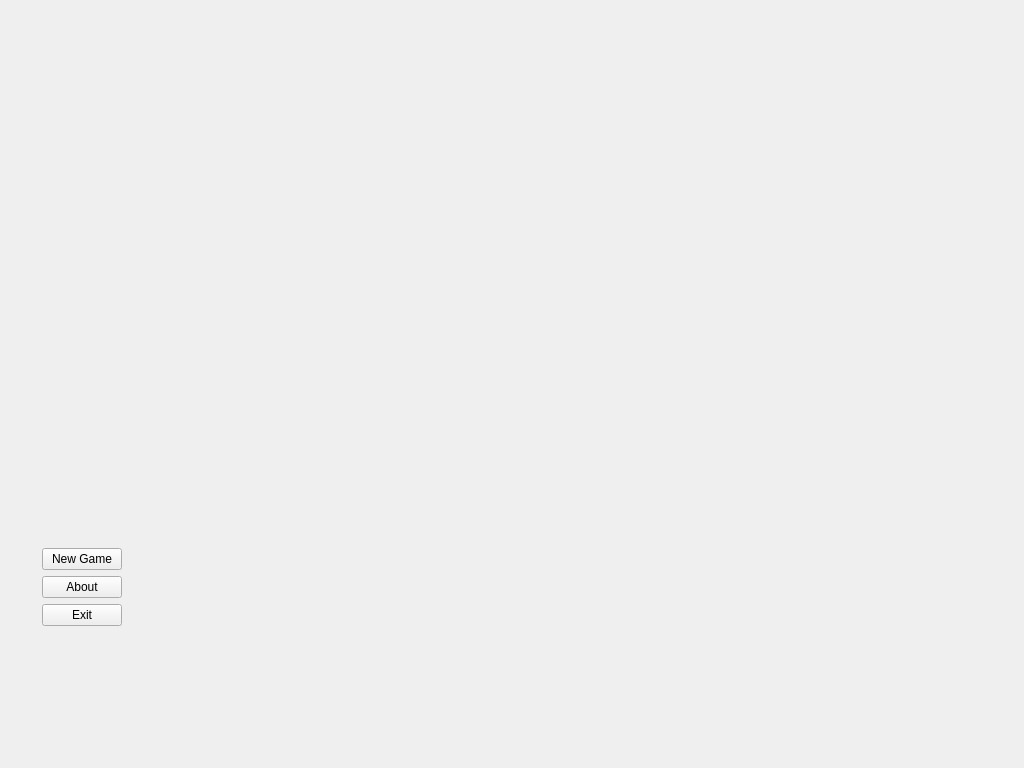
<?xml version="1.0" encoding="UTF-8"?>
<ui version="4.0">
 <class>MainWindow</class>
 <widget class="QMainWindow" name="MainWindow">
  <property name="geometry">
   <rect>
    <x>0</x>
    <y>0</y>
    <width>1024</width>
    <height>768</height>
   </rect>
  </property>
  <property name="sizePolicy">
   <sizepolicy hsizetype="Ignored" vsizetype="Ignored">
    <horstretch>0</horstretch>
    <verstretch>0</verstretch>
   </sizepolicy>
  </property>
  <property name="windowTitle">
   <string>MainWindow</string>
  </property>
  <widget class="QWidget" name="centralWidget">
   <property name="styleSheet">
    <string notr="true"/>
   </property>
   <layout class="QVBoxLayout" name="verticalLayout">
    <item>
     <widget class="QStackedWidget" name="stackedWidget">
      <property name="currentIndex">
       <number>0</number>
      </property>
      <widget class="QWidget" name="stackedWidgetPage1">
       <layout class="QGridLayout" name="gridLayout">
        <item row="2" column="0">
         <spacer name="horizontalSpacer_2">
          <property name="orientation">
           <enum>Qt::Horizontal</enum>
          </property>
          <property name="sizeHint" stdset="0">
           <size>
            <width>40</width>
            <height>20</height>
           </size>
          </property>
         </spacer>
        </item>
        <item row="2" column="1">
         <widget class="QPushButton" name="pushButton_2">
          <property name="text">
           <string>About</string>
          </property>
         </widget>
        </item>
        <item row="2" column="2">
         <spacer name="horizontalSpacer">
          <property name="orientation">
           <enum>Qt::Horizontal</enum>
          </property>
          <property name="sizeHint" stdset="0">
           <size>
            <width>900</width>
            <height>20</height>
           </size>
          </property>
         </spacer>
        </item>
        <item row="0" column="1">
         <spacer name="verticalSpacer">
          <property name="orientation">
           <enum>Qt::Vertical</enum>
          </property>
          <property name="sizeHint" stdset="0">
           <size>
            <width>20</width>
            <height>40</height>
           </size>
          </property>
         </spacer>
        </item>
        <item row="1" column="1">
         <widget class="QPushButton" name="pushButton">
          <property name="sizePolicy">
           <sizepolicy hsizetype="Expanding" vsizetype="Fixed">
            <horstretch>0</horstretch>
            <verstretch>0</verstretch>
           </sizepolicy>
          </property>
          <property name="text">
           <string>New Game</string>
          </property>
         </widget>
        </item>
        <item row="3" column="1">
         <widget class="QPushButton" name="pushButton_3">
          <property name="text">
           <string>Exit</string>
          </property>
         </widget>
        </item>
        <item row="4" column="1">
         <spacer name="verticalSpacer_2">
          <property name="orientation">
           <enum>Qt::Vertical</enum>
          </property>
          <property name="sizeType">
           <enum>QSizePolicy::Fixed</enum>
          </property>
          <property name="sizeHint" stdset="0">
           <size>
            <width>20</width>
            <height>120</height>
           </size>
          </property>
         </spacer>
        </item>
       </layout>
      </widget>
      <widget class="NewGameForm" name="stackedWidgetPage2"/>
     </widget>
    </item>
   </layout>
  </widget>
 </widget>
 <layoutdefault spacing="6" margin="11"/>
 <customwidgets>
  <customwidget>
   <class>NewGameForm</class>
   <extends>QWidget</extends>
   <header>newgameform.h</header>
   <container>1</container>
  </customwidget>
 </customwidgets>
 <resources/>
 <connections/>
</ui>
